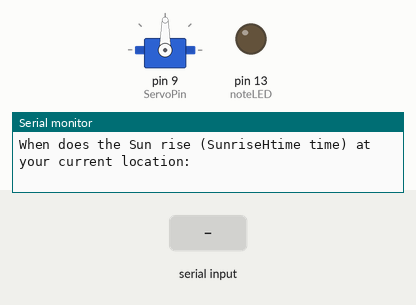
This sketch was run on a simulated Arduino Uno, built with avr-gcc and run on an emulated ATmega328P. Shown: servo, output pins drawn as LEDs (lit = HIGH), the last lines printed to the serial monitor. The inputs (shaded band) are chosen by the test bench.

Above: at 0.9 s.
1.0 s: "90,45,200,10\n" received over Serial
At 1.8 s:
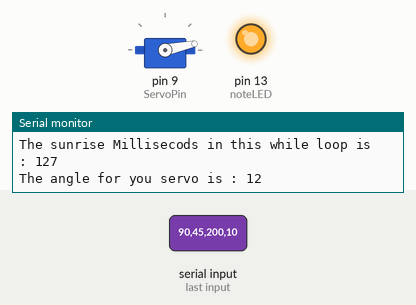
At 7.8 s:
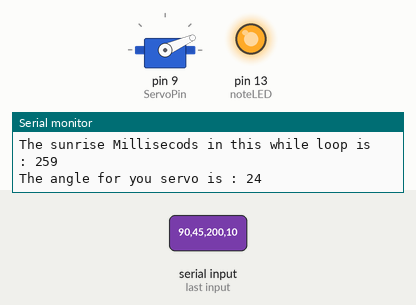
Timing chart, 0 to 17.5 s (numbered marks = the images above; inputs shaded):
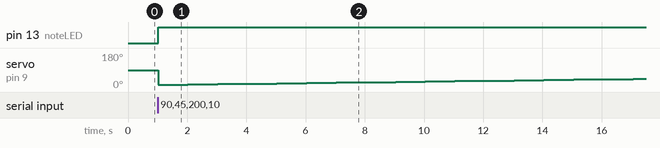

The sketch:

ScienceFair17-18.ino
```cpp
#include <Servo.h> // Open up the servo motor library.


int SunriseHtime; // This is the variable that will give the user the Hour time for the Sunrise
int sunriseSecondVariable; // This is a second variable that will be equal to the sunrise H time so I can change this one and not the actual Sunrise variable
int SunriseMtime; // This is the variable that will give the user the Minute time for the sunrise
int sunriseMsecond; // This is the second variable that will be equal to the sunrise M variable

int ServoPin = 9; // This variable holds the servo pin number which is pin 9

int sunsetHours; // This is the variable that will give the user the Hour time for the sunset
int sunsetMinutes; // This is the variable that will give the user the minute time for the sunset

int Time_In_Between_Hours; // This is the time in between the hours of sunrise and sunset
int TimeInHoursM; // This is the time_in_Between_hours in minutes
int Time_In_Between_Minutes; // This is the time in between the minutes of the sunriseMtime and sunsetMinutes

int Total_Time; //This is the total time between sunrise and sunset
int TotalTime_Number; // This is the number of times the while loop will repeat

int Angle; // This is the starting angle which will be set to ten degrees because ot can wait 45 minutes and then start moving

int i; // This variable is the condition of the while loop

int noteLED = 13; // This is the pin number of the LED

int The_First_Step_To_Two_Degrees; // This variabe is the first step in making the two degree turn each time
int The_Second_Step_To_Two_Degrees; // This variabe is the second step in making the two degree turn each time

int TIPD; // This variable calculates the time increment per degree
int TIPD2; // This variable holds the time increment per degree

int Sun60;

Servo sunFollower ; // This declares the servo has an object called sunFollower

void setup() {

  Serial.begin(250000); // Serial moniter is set to 115200 baud rate
  sunFollower.attach(ServoPin); // SunFollower is attached to the Servo Pin 9.


  pinMode(noteLED , OUTPUT); // Declares the pinMode of the object


  Serial.println("When does the Sun rise (SunriseHtime time) at your current location: "); // Prints the statement to the Serial Moniter
  while (Serial.available()==0 ){} // Asking if the user set any information
  SunriseHtime = Serial.parseInt(); // Taking the input and putting it into the variable

  Serial.println("When does the Sun rise (SunriseMtime time) at your current location: "); // Prints the statement to the Serial Moniter
  while (Serial.available()==0 ){} // Asking if the user set any information
  SunriseMtime = Serial.parseInt(); // Taking the input and putting it into the variable


  Serial.println("When does the Sun set (sunsetHours time) at your current location: "); // Prints the statement to the Serial Moniter
  while (Serial.available()==0 ){} // Asking if the user set any information
  sunsetHours = Serial.parseInt(); // Taking the input and putting it into the variable

  Serial.println("When does the Sun set (sunsetMinutes time) at your current location: "); // Prints the statement to the Serial Moniter
  while (Serial.available()==0 ){} // Asking if the user set any information
  sunsetMinutes = Serial.parseInt(); // Taking the input and putting it into the variable


}

void loop() {

  //sunFollower.write(78);


  Time_In_Between_Hours = sunsetHours - SunriseHtime; // This statement is suntracting the time from sunrise Hour time and sunset Hour time
  Serial.print("The time in between your sunrise and sunset is : "); // Prints the statement to the Serial Moniter
  Serial.println(Time_In_Between_Hours);// Prints the statement to the Serial Moniter


  TimeInHoursM = Time_In_Between_Hours*60; // This statement is taking that difference and converting it into minutes
  Serial.print("The time in between your sunrise and sunset in minutes is : ");// Prints the statement to the Serial Moniter
  Serial.println(TimeInHoursM);// Prints the statement to the Serial Moniter


  Time_In_Between_Minutes = sunsetMinutes - SunriseMtime; // This is subtracting the minute times from the minute time from the sunrise and sunset
  Serial.print("The time in between your SunriseMtime and sunsetMinutes : ");// Prints the statement to the Serial Moniter
  Serial.println(Time_In_Between_Minutes);// Prints the statement to the Serial Moniter


  Total_Time = TimeInHoursM + Time_In_Between_Minutes; //This is adding both of the minute times from the above equations
  Serial.print("Your Total_Time is : ");// Prints the statement to the Serial Moniter
  Serial.println(Total_Time);// Prints the statement to the Serial Moniter


  The_First_Step_To_Two_Degrees = Total_Time/160; // This is first step to making every angle reach two degrees
  The_Second_Step_To_Two_Degrees = 2*The_First_Step_To_Two_Degrees; // This is the second step to making every angle reach two degrees

  TotalTime_Number=Total_Time/The_Second_Step_To_Two_Degrees;

  Serial.print("Your TotalTime_Number is : ");// Prints the statement to the Serial Moniter
  Serial.println(TotalTime_Number);// Prints the statement to the Serial Moniter


  Angle = 10; // Declares that the variable angle is always going to be equal to 10 degrees
  sunFollower.write(Angle); // The servo is set to the ten degree angle

  TIPD = Total_Time/160;
  TIPD2 = TIPD*2;
  Serial.println("The TIPD per 2 degrees is : ");
  Serial.println(TIPD2);


  sunriseSecondVariable = SunriseHtime;
  sunriseMsecond = SunriseMtime;


  i=0;

  while (TotalTime_Number != 0) {
    Angle = Angle + 2;

    sunFollower.write(Angle);

    digitalWrite(noteLED , HIGH);

    Serial.print(" You are on : ");// Prints the statement to the Serial Moniter
    Serial.println(TotalTime_Number);// Prints the statement to the Serial Moniter
    Serial.print("The time is : " );// Prints the statement to the Serial Moniter
    Serial.print(sunriseSecondVariable);// Prints the statement to the Serial Moniter
    Serial.print(" : ");// Prints the statement to the Serial Moniter
    Serial.println(sunriseMsecond);// Prints the statement to the Serial Moniter

    sunriseMsecond = sunriseMsecond + TIPD2; // Adding the time to the current time
    Serial.print("The sunrise Millisecods in this while loop is : ");
    Serial.println(sunriseMsecond);

    if (sunriseMsecond >= 60) {
      sunriseSecondVariable = sunriseSecondVariable + 1;
      sunriseMsecond = sunriseMsecond - 60;

      }


    Serial.print("The angle for you servo is : ");// Prints the statement to the Serial Moniter
    Serial.println(Angle);// Prints the statement to the Serial Moniter
    TotalTime_Number = TotalTime_Number - 1;
    //delay(The_Second_Step_To_Two_Degrees_Degrees_Degrees);
    delay(1000);

    digitalWrite(noteLED , LOW);

}


    digitalWrite(noteLED , HIGH);


   delay(2000);

   digitalWrite(noteLED , LOW);
  // sunFollower.write(10);


}
```

Measured:
- after the input at 1.0 s, pin 13 (noteLED): LOW → HIGH at once; servo on pin 9 (ServoPin): 90° → 12° at once, → 14° 1.0 s later, → 16° 1.0 s later, → 18° 1.0 s later, … (17 changes in this stretch)
